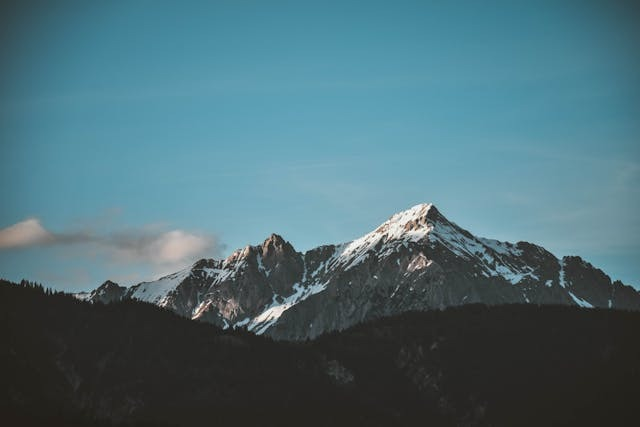
#> input picture Practice/images/mountain.jpg, 640 x 427 px
$ jupyter execute 11_edge_detection.ipynb   (text cells are left out)
#> lines starting #> are read from the running program, lines starting #| are printed output that depends on the picture; after the words box and inside, x2 and y2 are one past the last pixel; in counts of white or black regions, pixels touching at a corner belong together
[cell 1]
import cv2

MOUNTAIN = "../images/mountain.jpg"
KELSY = "../videos/kelsy.gif"
PARROT = "../videos/parrot.mp4"

[cell 2]
img = cv2.imread(MOUNTAIN, cv2.IMREAD_GRAYSCALE)
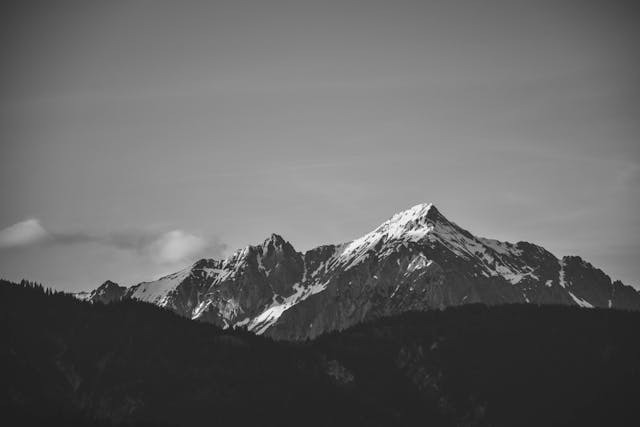
#> img: shape (427, 640); min 16, max 255, mean 100.5
canny = cv2.Canny(img, 50, 150)
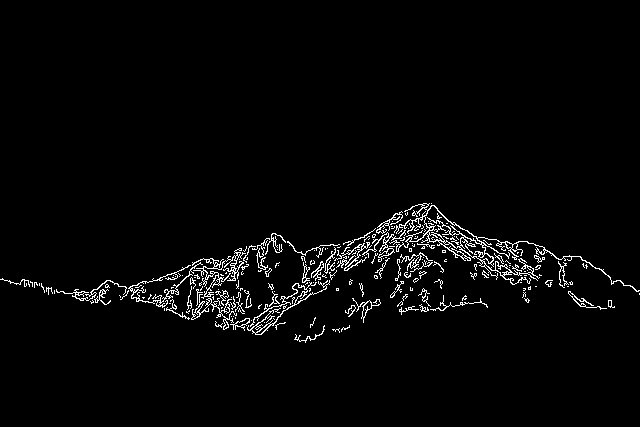
#> canny: shape (427, 640); 2.7% white in thin lines or dots, all inside (x1, y1, x2, y2) = (0, 203, 640, 343)

cv2.imshow("img", img)
cv2.imshow("Canny", canny)
cv2.waitKey(0)
cv2.destroyAllWindows()

[cell 3]
img = cv2.imread(MOUNTAIN, cv2.IMREAD_GRAYSCALE)

name = "Canny"
cv2.namedWindow(name)

cv2.createTrackbar("Threshold1", name, 50, 255, lambda x:x)
cv2.createTrackbar("Threshold2", name, 150, 255, lambda x:x)

while True:
    threshold1 = cv2.getTrackbarPos("Threshold1", name)
    threshold2 = cv2.getTrackbarPos("Threshold2", name)

    canny = cv2.Canny(img, threshold1, threshold2)
    cv2.imshow("Canny", canny)

    if cv2.waitKey(1) == ord("q"):
#> (key q is pressed here)
        break

cv2.destroyAllWindows()

[cell 4]
cap = cv2.VideoCapture(0)

name = "Canny"
cv2.namedWindow(name)

cv2.createTrackbar("Threshold1", name, 50, 255, lambda x:x)
cv2.createTrackbar("Threshold2", name, 150, 255, lambda x:x)

if not cap.isOpened() :
    exit()

while True :
    ret, frame = cap.read()
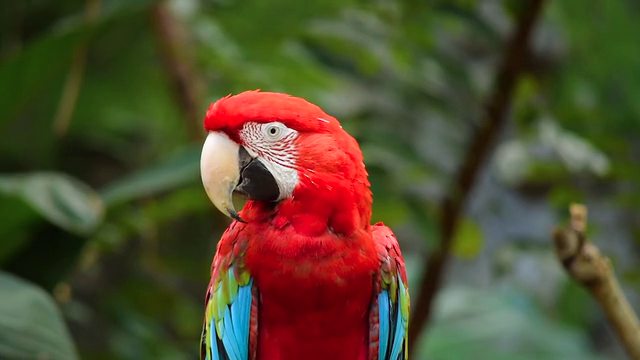
#> input picture frame 46 of Practice/videos/parrot.mp4, 640 x 360 px, given in place of the camera
#> frame is the input picture: shape (360, 640, 3); mean B, G, R 47.5, 75, 82.5

    if not ret :
        break

    threshold1 = cv2.getTrackbarPos("Threshold1", name)
    threshold2 = cv2.getTrackbarPos("Threshold2", name)

    canny = cv2.Canny(frame, threshold1, threshold2) # canny에 절대로 cap을 넣지 말고 frame을 넣도록 유의. 사진을 넣어야지 돌아감
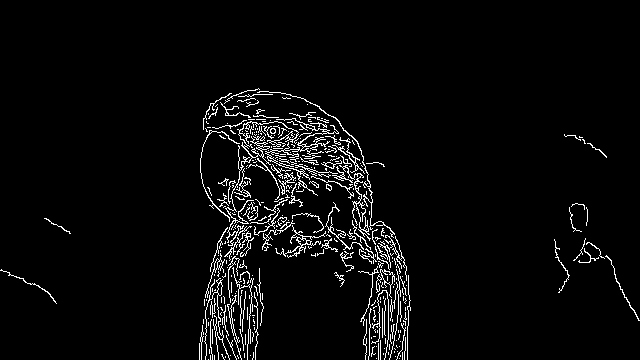
#> canny: shape (360, 640); 4% white in thin lines or dots, all inside (x1, y1, x2, y2) = (0, 88, 640, 360)
    cv2.imshow("Canny", canny)

    if cv2.waitKey(1) == ord("q") :
#> (key q is pressed here)
        break

cap.release()
cv2.destroyAllWindows()

[cell 5]
cap = cv2.VideoCapture(PARROT)
fourcc = cv2.VideoWriter_fourcc(*"DIVX")
fps = cap.get(cv2.CAP_PROP_FPS)
width = round(cap.get(cv2.CAP_PROP_FRAME_WIDTH)) # 가로와 세로가 정수값을 가져야 하므로 반올림 함
height = round(cap.get(cv2.CAP_PROP_FRAME_HEIGHT))
out = cv2.VideoWriter("../output/parrot.mp4", fourcc, fps, (width, height)) # 비디오 쓰기를 위해 필요 정보 입력. fourcc - 영상 인코딩 방식

name = "Canny"
cv2.namedWindow(name)

cv2.createTrackbar("Threshold1", name, 50, 255, lambda x:x)
cv2.createTrackbar("Threshold2", name, 150, 255, lambda x:x)

while cap.isOpened() :
    ret, frame = cap.read()

    if not ret :
        break

    threshold1 = cv2.getTrackbarPos("Threshold1", name)
    threshold2 = cv2.getTrackbarPos("Threshold2", name)

    canny = cv2.Canny(frame, threshold1, threshold2) # canny에 절대로 cap을 넣지 말고 frame을 넣도록 유의. 사진을 넣어야지 돌아감

    cv2.imshow("Canny", canny)
    out.write(canny)

    if cv2.waitKey(int(1000/fps)) == ord("q") :
#> (key q is pressed here)
